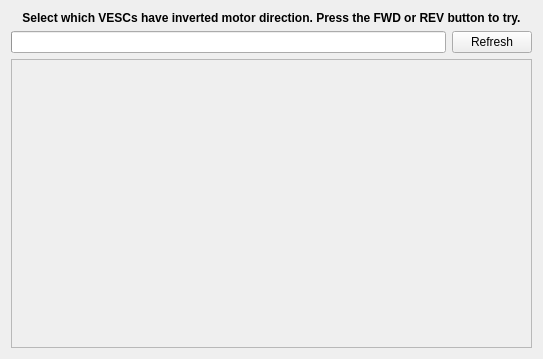
<?xml version="1.0" encoding="UTF-8"?>
<ui version="4.0">
 <class>DirSetup</class>
 <widget class="QWidget" name="DirSetup">
  <property name="geometry">
   <rect>
    <x>0</x>
    <y>0</y>
    <width>543</width>
    <height>359</height>
   </rect>
  </property>
  <property name="windowTitle">
   <string>Form</string>
  </property>
  <layout class="QVBoxLayout" name="verticalLayout">
   <item>
    <widget class="QLabel" name="label">
     <property name="font">
      <font>
       <weight>75</weight>
       <bold>true</bold>
      </font>
     </property>
     <property name="text">
      <string>Select which VESCs have inverted motor direction. Press the FWD or REV button to try.</string>
     </property>
     <property name="alignment">
      <set>Qt::AlignCenter</set>
     </property>
     <property name="wordWrap">
      <bool>true</bool>
     </property>
    </widget>
   </item>
   <item>
    <layout class="QHBoxLayout" name="horizontalLayout">
     <item>
      <widget class="QProgressBar" name="progressBar">
       <property name="value">
        <number>0</number>
       </property>
       <property name="format">
        <string/>
       </property>
      </widget>
     </item>
     <item>
      <widget class="QPushButton" name="refreshButton">
       <property name="text">
        <string>Refresh</string>
       </property>
      </widget>
     </item>
    </layout>
   </item>
   <item>
    <widget class="QScrollArea" name="vescArea">
     <property name="widgetResizable">
      <bool>true</bool>
     </property>
     <widget class="QWidget" name="scrollAreaWidgetContents">
      <property name="geometry">
       <rect>
        <x>0</x>
        <y>0</y>
        <width>523</width>
        <height>266</height>
       </rect>
      </property>
     </widget>
    </widget>
   </item>
  </layout>
 </widget>
 <resources/>
 <connections/>
</ui>
